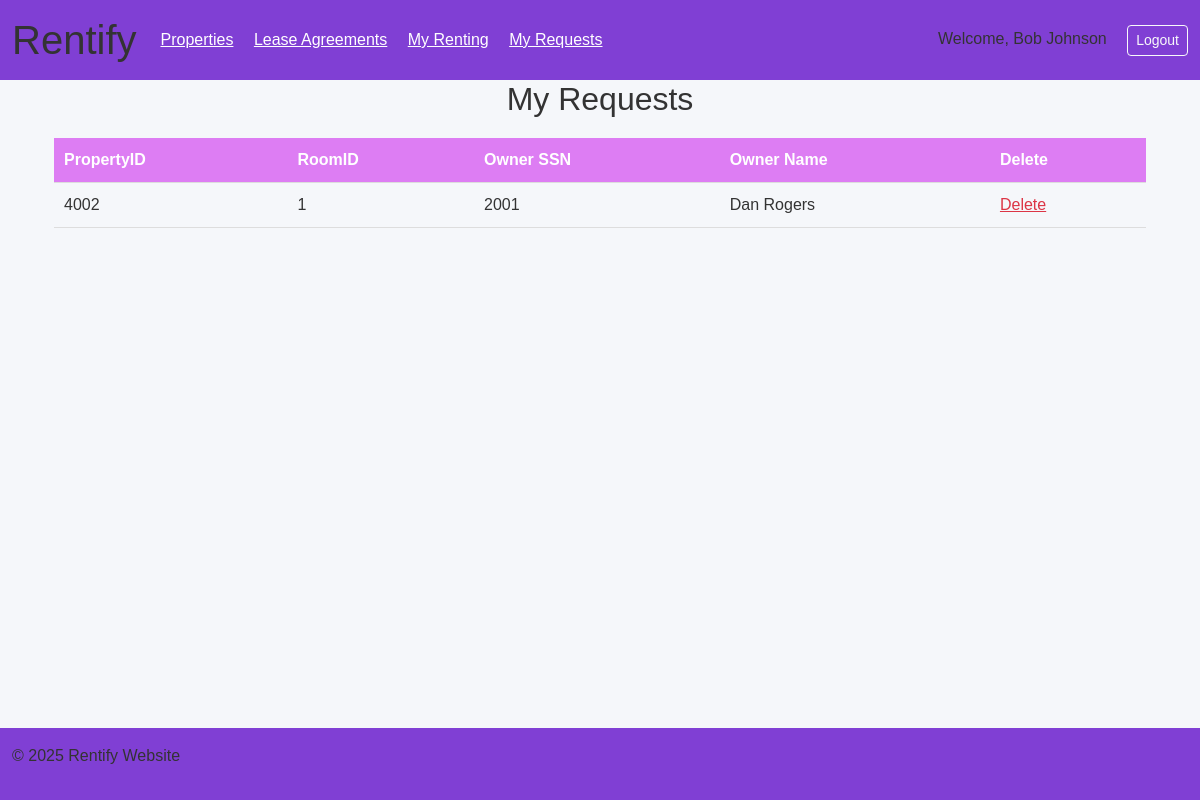
/my-requests (signed in), run on the app's committed database.
### tables this page shows
CREATE TABLE REQUESTS (
        PropertyID INTEGER,
        RoomID INTEGER,
        ClientSSN INTEGER,
        PRIMARY KEY (PropertyID, RoomID, ClientSSN),
        FOREIGN KEY (PropertyID, RoomID) REFERENCES ROOM(PropertyID, RoomID)
        ON DELETE CASCADE ON UPDATE CASCADE,
        FOREIGN KEY (ClientSSN) REFERENCES CLIENT(SSN)
        ON DELETE CASCADE ON UPDATE CASCADE
    );

CREATE TABLE PROPERTY (
        PropertyID INTEGER PRIMARY KEY,
        Address TEXT NOT NULL,
        Description TEXT,
        OwnerSSN INTEGER,
        FOREIGN KEY (OwnerSSN) REFERENCES HOMEOWNER(SSN)
        ON DELETE CASCADE ON UPDATE CASCADE
    );

CREATE TABLE PERSON (
        SSN INTEGER PRIMARY KEY,
        FirstName TEXT NOT NULL,
        LastName TEXT,
        UserName TEXT UNIQUE,
        Password TEXT
    );

### app.py (the view)
@app.route("/my-requests", methods=["GET"])
def my_request_view():
    if session.get('access') == 'homeowner':
        with sqlite3.connect("Homeapp.db") as conn:
            requests = conn.execute("SELECT r.PropertyID, r.RoomID, r.ClientSSN, per2.FirstName, per2.LastName FROM REQUESTS r INNER JOIN PROPERTY p ON p.PropertyID = r.PropertyID INNER JOIN PERSON per1 ON p.OwnerSSN = per1.SSN INNER JOIN PERSON per2 ON r.ClientSSN = per2.SSN WHERE OwnerSSN = ?", (session.get('ssn'),)).fetchall()
    else:
        with sqlite3.connect("Homeapp.db") as conn:
            requests = conn.execute("SELECT r.PropertyID, r.RoomID, p.OwnerSSN, per1.FirstName, per1.LastName FROM REQUESTS r INNER JOIN PROPERTY p ON p.PropertyID = r.PropertyID INNER JOIN PERSON per1 ON p.OwnerSSN = per1.SSN INNER JOIN PERSON per2 ON r.ClientSSN = per2.SSN WHERE ClientSSN = ?", (session.get('ssn'),)).fetchall()
    print(requests)
    return render_template("RequestView.html", requests=requests)

### templates/RequestView.html (shortened to what this page needs)
{% extends 'base.html' %}
{% block content %}
<div class="container">
  <h2>My Requests</h2>
  <table>
    <thead>
      <tr>
        <th>PropertyID</th>
        <th>RoomID</th>
        {% if session.get('access') == 'client' %}
        <th>Owner SSN</th>
        <th>Owner Name</th>
        {% elif session.get('access') == 'homeowner' %}
        <th>Client SSN</th>
        <th>Client Name</th>
        {% endif %}
        <th>Delete</th>
      </tr>
    </thead>
    <tbody>
      {% for request in requests %}
      <tr>
        <td>{{ request[0] }}</td>
        <td>{{ request[1] }}</td>
        <td>{{ request[2] }}</td>
        <td>{{ request[3]+" "+request[4] }}</td>
        <td>
            {% if session.get('access') == 'homeowner' %}
                <a href="{{ url_for('my_request_delete', property_id=request[0], room_id=request[1], client_ssn=request[2]) }}"
                onclick="return confirm('Are you sure you want to delete this request?');"
                class="text-danger">Delete</a>
            {% else %}
                <a href="{{ url_for('my_request_delete', property_id=request[0], room_id=request[1], client_ssn=session.get('ssn')) }}"
                    onclick="return confirm('Are you sure you want to delete this request?');"
                    class="text-danger">Delete</a>
            {% endif %}
        </td>
      </tr>
      {% endfor %}
    </tbody>
  </table>
</div>
{% endblock %}

### static/css/styles.css (style rules this page uses)
body { font-family: Arial, sans-serif; background-color: #f5f7fa; color: #333; }
h2 { margin-bottom: 20px; text-align: center; }
table { width: 100%; border-collapse: collapse; }
th, td { padding: 10px; text-align: left; border-bottom: 1px solid #ddd; }
th { background-color: #dd7df3; color: white; }

### data on the page
REQUESTS: PropertyID "4002", RoomID "1", OwnerSSN "2001", LastName "Dan Rogers"

### other printed values
{{ session['name'] }} "Bob Johnson"
